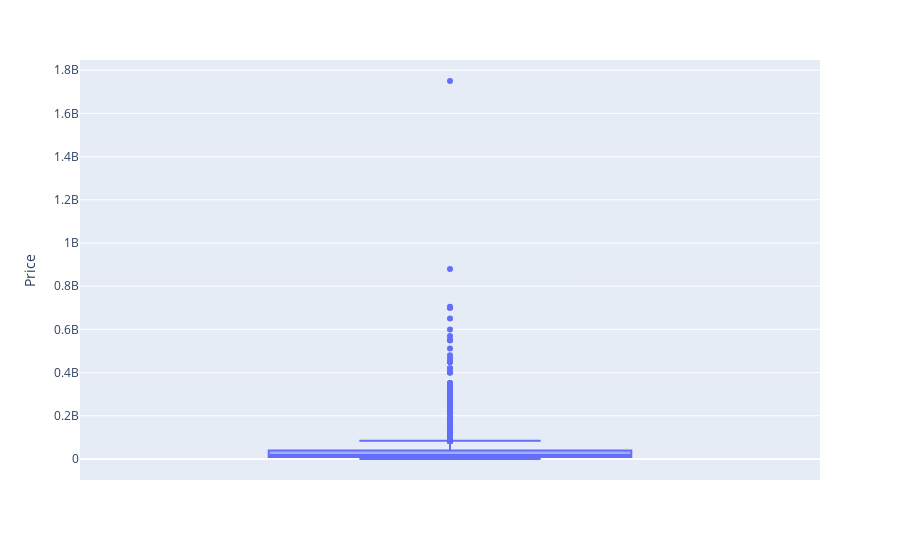

Notebook source saved alongside this figure:
### Code cell
px.box(data_frame=final_df, y='Price')

### Figure 1 — Plotly figure (JSON) as saved in the notebook; plotly's stock layout.template omitted (floating-point values rounded to 4 significant figures; data arrays with more than 128 entries replaced by an {"elided": "..."} marker saying what was removed)
{"data": [{"alignmentgroup": "True", "hovertemplate": "Price=%{y}<extra></extra>", "legendgroup": "", "marker": {"color": "#636efa"}, "name": "", "notched": false, "offsetgroup": "", "orientation": "v", "showlegend": false, "type": "box", "x0": " ", "xaxis": "x", "y": {"elided": "6277 int values"}, "y0": " ", "yaxis": "y"}], "layout": {"boxmode": "group", "legend": {"tracegroupgap": 0}, "margin": {"t": 60}, "xaxis": {"anchor": "y", "domain": [0, 1]}, "yaxis": {"anchor": "x", "domain": [0, 1], "title": {"text": "Price"}}}}
